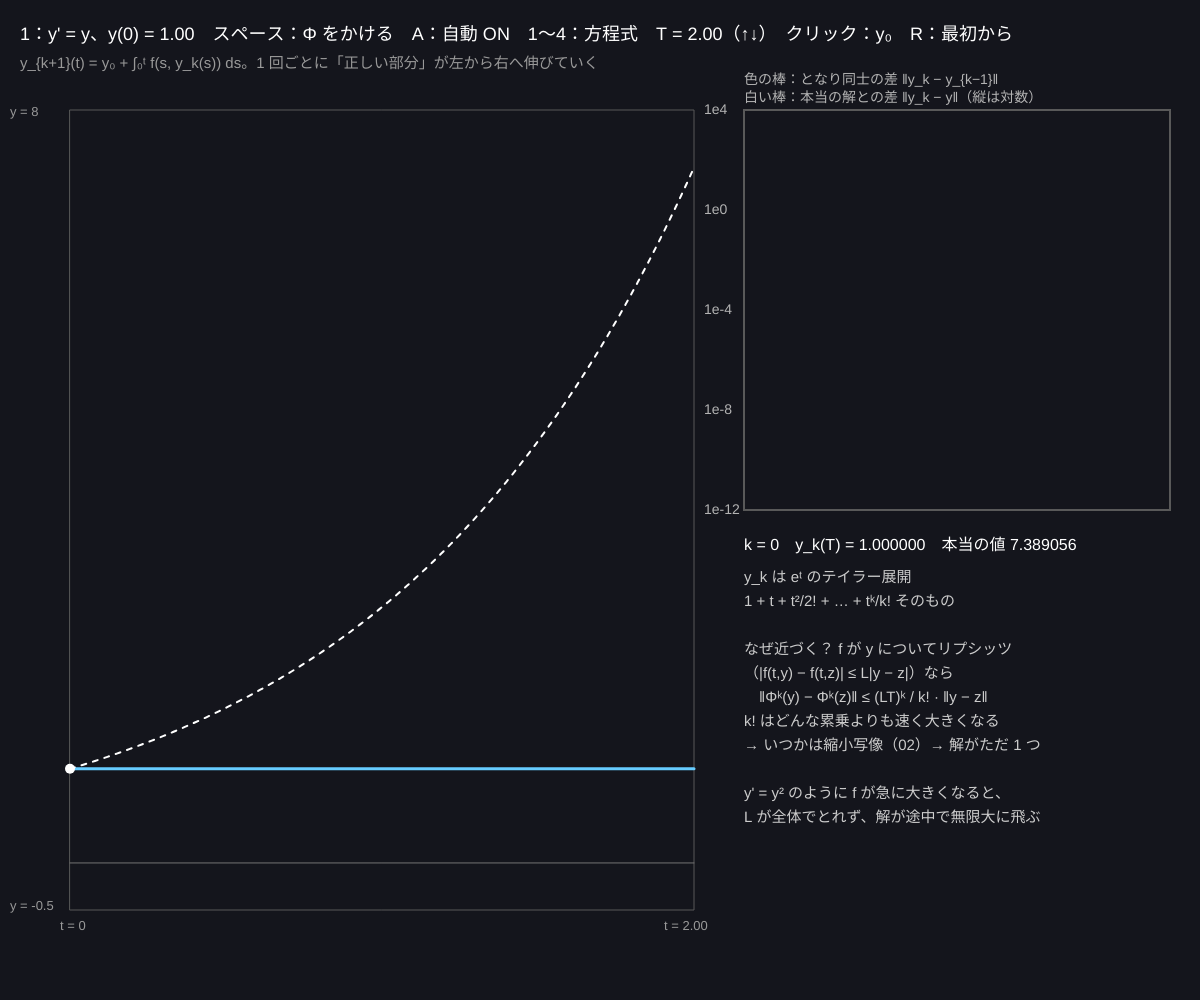
Frame 1 (no input)
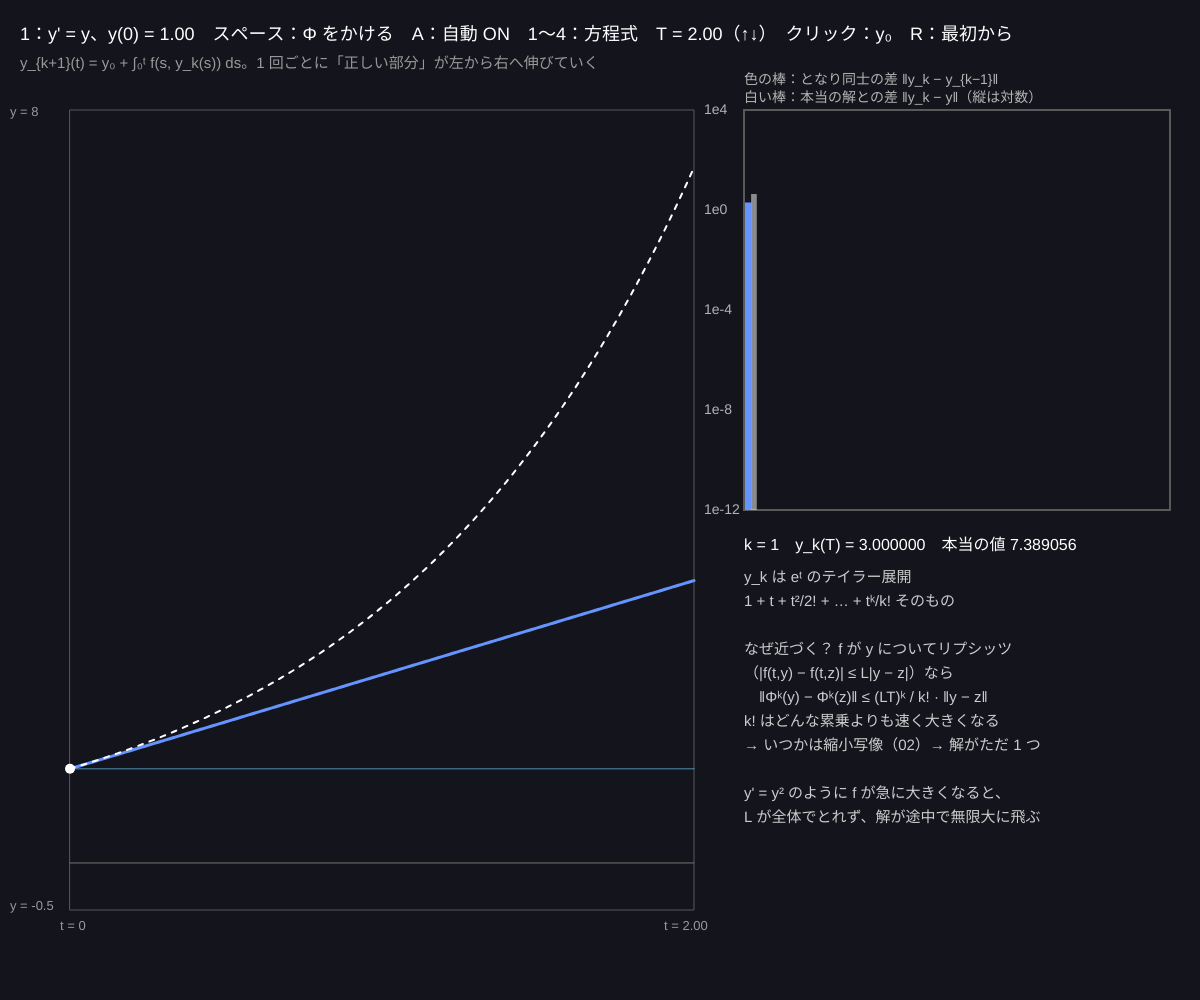
Frame 60 (no input)
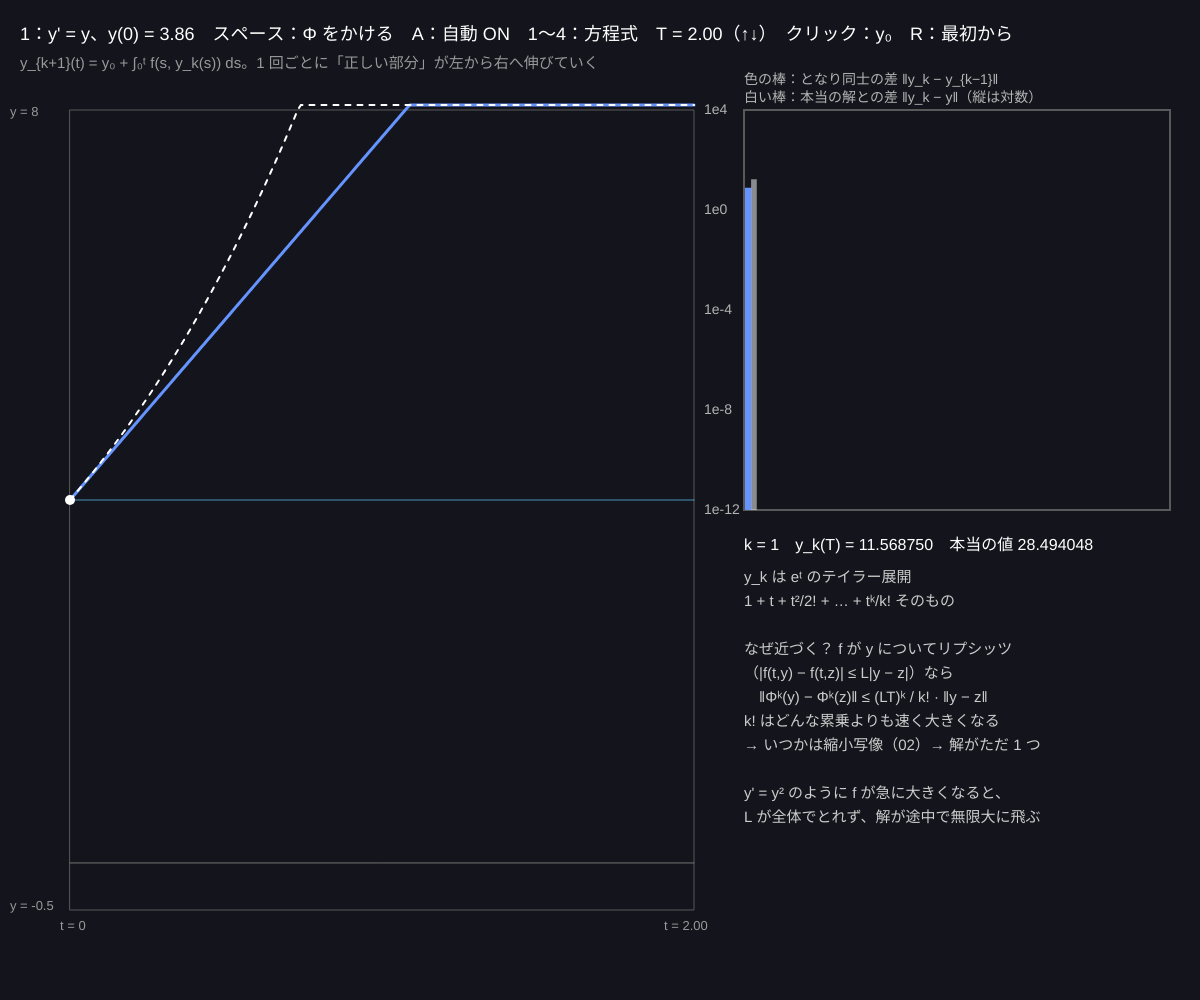
Frame 120 (the mouse pressed at the canvas centre since frame 60)

The p5.js sketch that drew these frames (run headless with seeded random() and noise() and a simulated clock; from frame 60 on, the mouse is pressed at the canvas centre):

// p5.js sketch
// ── sketch.js
// ============================================
// 12 微分方程式と不動点（ピカールの逐次近似）
// y' = f(t, y)、y(0) = y₀ の解は、「関数を関数に写す写像」Φ(y)(t) = y₀ + ∫₀ᵗ f(s, y(s)) ds の不動点
//   定数 y₀ から始めて Φ を何度もかけると、曲線が 1 本ずつ本当の解（白い点線）に近づく。これが解の存在と一意性の証明（ピカール＝リンデレーフ）
// スペース = Φ をもう 1 回 / A = 自動 / 1〜4 = 方程式 / ↑↓ = 区間の長さ T / グラフをクリック = 初期値 y₀ / R = 最初から
// ============================================

let EQS = [
  { name: "y' = y", f: (t, y) => y, y0: 1, T: 2, ylo: -0.5, yhi: 8, note: 'y_k は eᵗ のテイラー展開\n1 + t + t²/2! + … + tᵏ/k! そのもの' },
  { name: "y' = t − y²", f: (t, y) => t - y * y, y0: 0, T: 3, ylo: -1, yhi: 3, note: '式では解けない方程式でも、\n積分をくり返すだけで解に近づく' },
  { name: "y' = y²", f: (t, y) => y * y, y0: 1, T: 0.9, ylo: -0.5, yhi: 12, note: '本当の解 1/(1 − t) は t = 1 で無限大。\nT を 1 より長くすると近似は収束しない' },
  { name: "y' = −2t·y", f: (t, y) => -2 * t * y, y0: 1, T: 2.5, ylo: -1.5, yhi: 1.5, note: '解は e^(−t²)。T が長いと正しくなるまで\n何回もかかる（大きく振れてから落ち着く）' },
];
let ei = 0;
let M = 400;               // ★ 区間を何点で表すか
let iters = [];            // y_0, y_1, …（それぞれ M+1 個の値）
let exact = [];
let auto = true;
let y0, T;
let gx, gy, W, H;

function setup() {
  createCanvas(windowWidth, windowHeight);
  colorMode(HSB, 360, 100, 100, 100);
  gx = 70; gy = 110; W = width * 0.52; H = height - 200;
  pick(0);
}
function E() { return EQS[ei]; }
function pick(i) { ei = i; y0 = E().y0; T = E().T; restart(); }
function restart() {
  iters = [new Array(M + 1).fill(y0)];
  // 本当の解（ルンゲ＝クッタ法で細かく）
  exact = [y0];
  let y = y0, h = T / M / 10;
  for (let i = 0; i < M; i++) {
    for (let s = 0; s < 10; s++) {
      let t = (i * 10 + s) * h;
      let k1 = E().f(t, y), k2 = E().f(t + h / 2, y + h / 2 * k1), k3 = E().f(t + h / 2, y + h / 2 * k2), k4 = E().f(t + h, y + h * k3);
      y = constrain(y + h / 6 * (k1 + 2 * k2 + 2 * k3 + k4), -1e6, 1e6);
    }
    exact.push(y);
  }
}
// ★ ピカール写像 Φ：y₀ + （f(s, y(s)) の積分を台形でたし合わせる）
function picard(yk) {
  let out = [y0], acc = 0, h = T / M;
  for (let i = 1; i <= M; i++) {
    let t0 = (i - 1) * h, t1 = i * h;
    acc += h * (E().f(t0, yk[i - 1]) + E().f(t1, yk[i])) / 2;
    out.push(constrain(y0 + acc, -1e6, 1e6));
  }
  return out;
}
function nextIter() { if (iters.length < 30) iters.push(picard(iters[iters.length - 1])); }
function supDiff(a, b) { let m = 0; for (let i = 0; i <= M; i++) m = max(m, abs(a[i] - b[i])); return m; }

function X(i) { return gx + i / M * W; }
function Y(y) { return constrain(gy + H - (y - E().ylo) / (E().yhi - E().ylo) * H, gy - 5, gy + H + 5); }

function draw() {
  background(230, 30, 11);
  if (auto && frameCount % 50 === 0) nextIter();
  noFill(); stroke(0, 0, 35); strokeWeight(1); rect(gx, gy, W, H);
  stroke(0, 0, 45); line(gx, Y(0), gx + W, Y(0));
  // これまでの近似
  for (let k = 0; k < iters.length; k++) {
    let last = k === iters.length - 1;
    stroke((200 + k * 22) % 360, 60, 100, last ? 100 : 45); strokeWeight(last ? 3 : 1.5);
    beginShape(); for (let i = 0; i <= M; i += 2) vertex(X(i), Y(iters[k][i])); endShape();
  }
  // 本当の解
  stroke(0, 0, 100); strokeWeight(2); drawingContext.setLineDash([5, 7]);
  beginShape(); for (let i = 0; i <= M; i += 2) vertex(X(i), Y(exact[i])); endShape();
  drawingContext.setLineDash([]);
  noStroke(); fill(0, 0, 100); circle(X(0), Y(y0), 10);
  fill(0, 0, 60); textSize(13);
  text('t = 0', gx - 10, gy + H + 20); text('t = ' + nf(T, 1, 2), gx + W - 30, gy + H + 20);
  text('y = ' + E().yhi, gx - 60, gy + 6); text('y = ' + E().ylo, gx - 60, gy + H);
  if (E().name === "y' = y²" && T > 1) { let i1 = round(M / T); stroke(0, 80, 100, 60); line(X(i1), gy, X(i1), gy + H); }

  // 右：差の大きさ（対数）
  let px = gx + W + 50, pw = width - px - 30, ph = H * 0.5;
  noFill(); stroke(0, 0, 35); rect(px, gy, pw, ph);
  let ly = (v) => map(constrain(Math.log10(max(v, 1e-12)), -12, 4), 4, -12, gy, gy + ph);
  let bw = pw / 30;
  noStroke();
  for (let k = 1; k < iters.length; k++) {
    let d = supDiff(iters[k], iters[k - 1]), e = supDiff(iters[k], exact);
    fill((200 + k * 22) % 360, 60, 100); rect(px + (k - 1) * bw + 1, ly(d), bw * 0.45, gy + ph - ly(d));
    fill(0, 0, 100, 50); rect(px + (k - 1) * bw + bw * 0.5, ly(e), bw * 0.4, gy + ph - ly(e));
  }
  fill(0, 0, 70); textSize(14);
  text('色の棒：となり同士の差 ‖y_k − y_{k−1}‖', px, gy - 26);
  text('白い棒：本当の解との差 ‖y_k − y‖（縦は対数）', px, gy - 8);
  for (let e = 4; e >= -12; e -= 4) text('1e' + e, px - 40, ly(Math.pow(10, e)) + 4);
  let ty = gy + ph + 40;
  fill(0, 0, 100); textSize(16);
  text('k = ' + (iters.length - 1) + '　y_k(T) = ' + nf(iters[iters.length - 1][M], 1, 6) + '　本当の値 ' + nf(exact[M], 1, 6), px, ty);
  fill(0, 0, 80); textSize(15);
  let lines = [
    E().note.split('\n')[0], E().note.split('\n')[1] || '',
    '',
    'なぜ近づく？ f が y についてリプシッツ',
    '（|f(t,y) − f(t,z)| ≤ L|y − z|）なら',
    '　‖Φᵏ(y) − Φᵏ(z)‖ ≤ (LT)ᵏ / k! · ‖y − z‖',
    'k! はどんな累乗よりも速く大きくなる',
    '→ いつかは縮小写像（02）→ 解がただ 1 つ',
    '',
    "y' = y² のように f が急に大きくなると、",
    'L が全体でとれず、解が途中で無限大に飛ぶ',
  ];
  for (let i = 0; i < lines.length; i++) text(lines[i], px, ty + 32 + i * 24);

  noStroke(); fill(0, 0, 100); textSize(18);
  text((ei + 1) + '：' + E().name + '、y(0) = ' + nf(y0, 1, 2) + '　スペース：Φ をかける　A：自動 ' + (auto ? 'ON' : 'off') + '　1〜4：方程式　T = ' + nf(T, 1, 2) + '（↑↓）　クリック：y₀　R：最初から', 20, 40);
  fill(0, 0, 60); textSize(15);
  text('y_{k+1}(t) = y₀ + ∫₀ᵗ f(s, y_k(s)) ds。1 回ごとに「正しい部分」が左から右へ伸びていく', 20, 68);
}

function mousePressed() {
  if (mouseX > gx && mouseX < gx + W && mouseY > gy && mouseY < gy + H) {
    y0 = map(mouseY, gy + H, gy, E().ylo, E().yhi);
    if (ei === 2) y0 = constrain(y0, -3, 3);
    restart();
  }
}
function keyPressed() {
  if (key >= '1' && key <= '4') pick(int(key) - 1);
  if (key === ' ') { auto = false; nextIter(); }
  if (key === 'a' || key === 'A') auto = !auto;
  if (key === UP_ARROW) { T = min(6, T + 0.1); restart(); }
  if (key === DOWN_ARROW) { T = max(0.2, T - 0.1); restart(); }
  if (key === 'r' || key === 'R') restart();
}

// ---------- やってみよう ----------
// 1. 方程式 1 で y_3 を手で計算しよう：y_1 = 1 + t、y_2 = 1 + t + t²/2、y_3 = ？ グラフと比べる
// 2. 方程式 3 で T を 0.9 → 1.3 にすると、白い点線（本当の解）はどうなる？ 近似の曲線は？
// 3. 方程式 4 で T = 2.5 と T = 1 で、白い棒が 1e-6 を切るまでの回数を比べよう（(LT)ᵏ/k! の LT が効く）
// 4. EQS に y' = sin(y) + t などを足してみよう。ylo, yhi も合わせて変える
